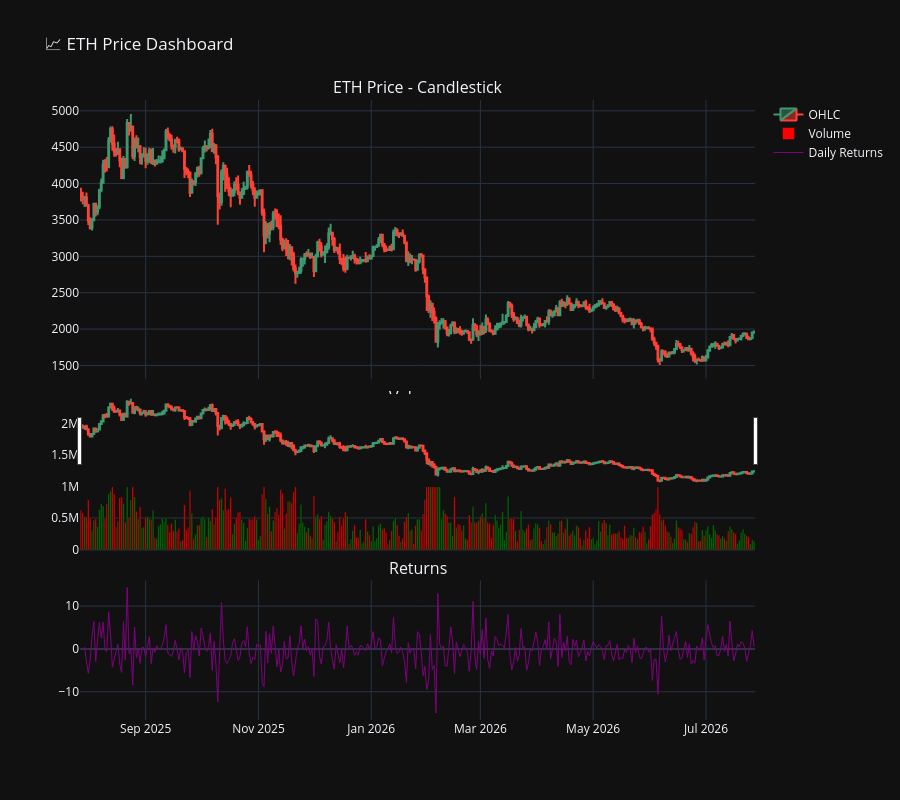

Notebook cell for this chart:
### Markdown cell above
## 3. Interactive Candlestick Chart

### Code cell
# Create interactive candlestick chart
fig = make_subplots(rows=3, cols=1, 
                    shared_xaxes=True,
                    vertical_spacing=0.05,
                    row_heights=[0.5, 0.25, 0.25],
                    subplot_titles=('ETH Price - Candlestick', 'Volume', 'Returns'))

# Candlestick chart
fig.add_trace(go.Candlestick(x=df['date'],
                              open=df['open'],
                              high=df['high'],
                              low=df['low'],
                              close=df['close'],
                              name='OHLC'),
              row=1, col=1)

# Volume
colors = ['green' if close >= open else 'red' for close, open in zip(df['close'], df['open'])]
fig.add_trace(go.Bar(x=df['date'], y=df['volume'], name='Volume', marker_color=colors),
              row=2, col=1)

# Returns
df['returns'] = df['close'].pct_change() * 100
fig.add_trace(go.Scatter(x=df['date'], y=df['returns'], 
                         name='Daily Returns', line=dict(color='purple', width=1)),
              row=3, col=1)

# Update layout
fig.update_layout(
    title='📈 ETH Price Dashboard',
    height=800,
    showlegend=True,
    template='plotly_dark'
)

fig.show()

### Figure 1 — Plotly figure (JSON) as saved in the notebook; plotly's stock layout.template omitted (floating-point values rounded to 4 significant figures; data arrays with more than 128 entries replaced by an {"elided": "..."} marker saying what was removed)
{"data": [{"close": {"elided": "365 float values"}, "high": {"elided": "365 float values"}, "low": {"elided": "365 float values"}, "name": "OHLC", "open": {"elided": "365 float values"}, "type": "candlestick", "x": {"elided": "365 str values"}, "xaxis": "x", "yaxis": "y"}, {"marker": {"color": {"elided": "365 str values"}}, "name": "Volume", "type": "bar", "x": {"elided": "365 str values"}, "xaxis": "x2", "y": {"elided": "365 float values"}, "yaxis": "y2"}, {"line": {"color": "purple", "width": 1}, "name": "Daily Returns", "type": "scatter", "x": {"elided": "365 str values"}, "xaxis": "x3", "y": {"elided": "365 float values"}, "yaxis": "y3"}], "layout": {"annotations": [{"font": {"size": 16}, "showarrow": false, "text": "ETH Price - Candlestick", "x": 0.5, "xanchor": "center", "xref": "paper", "y": 1, "yanchor": "bottom", "yref": "paper"}, {"font": {"size": 16}, "showarrow": false, "text": "Volume", "x": 0.5, "xanchor": "center", "xref": "paper", "y": 0.5, "yanchor": "bottom", "yref": "paper"}, {"font": {"size": 16}, "showarrow": false, "text": "Returns", "x": 0.5, "xanchor": "center", "xref": "paper", "y": 0.225, "yanchor": "bottom", "yref": "paper"}], "height": 800, "showlegend": true, "title": {"text": "📈 ETH Price Dashboard"}, "xaxis": {"anchor": "y", "domain": [0, 1], "matches": "x3", "showticklabels": false}, "xaxis2": {"anchor": "y2", "domain": [0, 1], "matches": "x3", "showticklabels": false}, "xaxis3": {"anchor": "y3", "domain": [0, 1]}, "yaxis": {"anchor": "x", "domain": [0.55, 1]}, "yaxis2": {"anchor": "x2", "domain": [0.275, 0.5]}, "yaxis3": {"anchor": "x3", "domain": [0, 0.225]}}}
